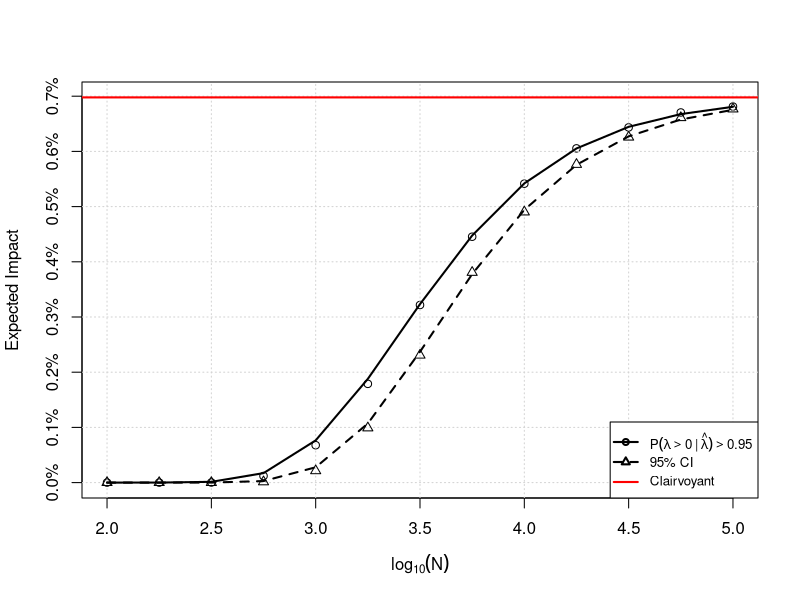
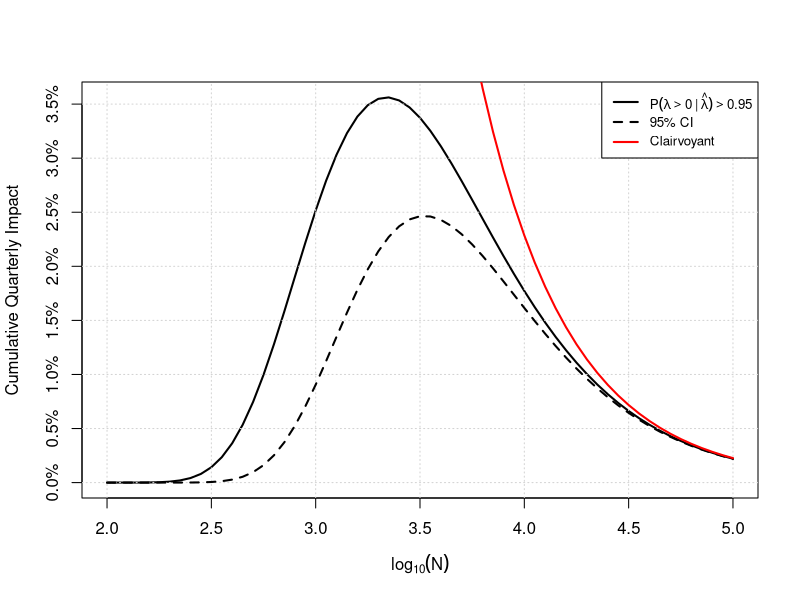
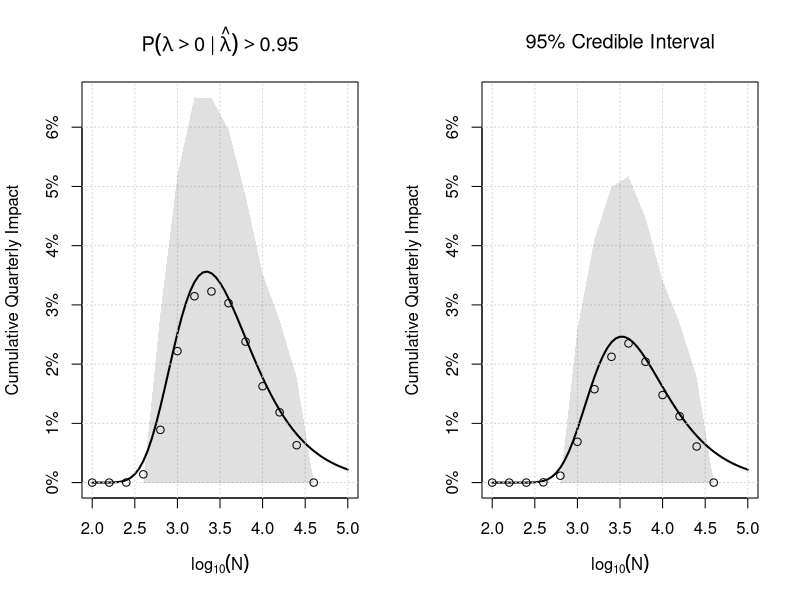

R code for these plots, in order:
## ---- chunk 1
#| include: false

# =============================================================================
# Shared helpers
# =============================================================================

# Simulate data and compute posterior for a given n and prior
sim_posterior <- function(n, prior_mean = 0, prior_sd = 0.05,
                          control_mean = 2.0, prob_treatment = 0.5, nsims = 100000) {
  sigma <- 0.5
  se_c <- sigma / sqrt(n * (1 - prob_treatment))
  se_t <- sigma / sqrt(n * prob_treatment)

  true_lift <- rnorm(nsims, prior_mean, prior_sd)
  control   <- rnorm(nsims, control_mean, se_c)
  treatment <- rnorm(nsims, control_mean * (1 + true_lift), se_t)

  estimated_lift    <- (treatment / control) - 1
  estimated_lift_se <- sqrt(se_t^2 / control^2 + se_c^2 * treatment^2 / control^4)

  V <- 1 / (1 / estimated_lift_se^2 + 1 / prior_sd^2)
  M <- V * (estimated_lift / estimated_lift_se^2 + prior_mean / prior_sd^2)
  S <- sqrt(V)

  list(true_lift = true_lift, M = M, S = S)
}

# SE of lift via delta method for g(T, C) = T/C - 1
# evaluated at (E[T], E[C]) = (control_mean * (1 + prior_mean), control_mean)
compute_se_lift <- function(n, prior_mean = 0, control_mean = 2.0, prob_treatment = 0.5, sigma = 0.5) {
  se_c <- sigma / sqrt(n * (1 - prob_treatment))
  se_t <- sigma / sqrt(n * prob_treatment)
  treatment_mean <- control_mean * (1 + prior_mean)
  sqrt(se_t^2 / control_mean^2 + se_c^2 * treatment_mean^2 / control_mean^4)
}

# Analytic expected impact given a critical hurdle lambda_crit
analytic_impact_from_crit <- function(lambda_crit, se_lift, prior_mean = 0, prior_sd = 0.05) {
  integrand <- function(delta) {
    prob_ship <- 1 - pnorm(lambda_crit, mean = delta, sd = se_lift)
    delta * prob_ship * dnorm(delta, prior_mean, prior_sd)
  }
  integrate(integrand, lower = -Inf, upper = Inf)$value
}

# Closed-form expected impact: bivariate normal truncation moment
# E[lambda * 1(lambda > S)] where lambda ~ N(prior_mean, prior_sd^2)
# and S is the threshold adjusted for measurement noise (se_lift)
closedform_impact_from_crit <- function(lambda_crit, se_lift, prior_mean = 0, prior_sd = 0.05) {
  tau <- sqrt(prior_sd^2 + se_lift^2)
  a   <- (prior_mean - lambda_crit) / tau
  prior_mean * pnorm(a) + (prior_sd^2 / tau) * dnorm(a)
}

# =============================================================================
# Decision Rule 1: Ship if P(lift > 0 | data) > cutoff
# =============================================================================

sim_decisions <- function(n = 5000, cutoff = 0.95, prior_mean = 0, prior_sd = 0.05,
                          control_mean = 2.0, prob_treatment = 0.5, nsims = 100000) {
  p <- sim_posterior(n, prior_mean, prior_sd, control_mean, prob_treatment, nsims)
  prob_positive <- pnorm(0, mean = p$M, sd = p$S, lower.tail = FALSE)
  mean(ifelse(prob_positive > cutoff, p$true_lift, 0))
}

closedform_decisions <- function(n = 5000, cutoff = 0.95, prior_mean = 0, prior_sd = 0.05,
                                  control_mean = 2.0, prob_treatment = 0.5) {
  se_lift     <- compute_se_lift(n, prior_mean, control_mean, prob_treatment)
  post_sd_inv <- sqrt(1 / prior_sd^2 + 1 / se_lift^2)
  lambda_crit <- se_lift^2 * (qnorm(cutoff) * post_sd_inv - prior_mean / prior_sd^2)
  closedform_impact_from_crit(lambda_crit, se_lift, prior_mean, prior_sd)
}

# =============================================================================
# Decision Rule 2: Ship if lower 95% credible interval > 0
# =============================================================================

sim_decisions_ci <- function(n = 5000, ci_level = 0.95, prior_mean = 0, prior_sd = 0.05,
                              control_mean = 2.0, prob_treatment = 0.5, nsims = 100000) {
  p <- sim_posterior(n, prior_mean, prior_sd, control_mean, prob_treatment, nsims)
  lower_ci <- qnorm((1 - ci_level) / 2, mean = p$M, sd = p$S)
  mean(ifelse(lower_ci > 0, p$true_lift, 0))
}

closedform_decisions_ci <- function(n = 5000, ci_level = 0.95, prior_mean = 0, prior_sd = 0.05,
                                     control_mean = 2.0, prob_treatment = 0.5) {
  se_lift     <- compute_se_lift(n, prior_mean, control_mean, prob_treatment)
  post_sd_inv <- sqrt(1 / prior_sd^2 + 1 / se_lift^2)
  lambda_crit <- se_lift^2 * (qnorm((1 + ci_level) / 2) * post_sd_inv - prior_mean / prior_sd^2)
  closedform_impact_from_crit(lambda_crit, se_lift, prior_mean, prior_sd)
}
## ---- chunk 2
#| fig-cap: "Simulated (open markers) and closed-form analytic (black lines) expected impact for all three decision rules. The red horizontal line is the Clairvoyant upper bound. Prior is $\\operatorname{Normal}(0.005, 0.01^2)$, $\\sigma = 0.5$, equal allocation."
prior_mean_opt <- 0.005
prior_sd_opt   <- 0.01

lns <- seq(2, 5, 0.25)
ns  <- 10^lns

sim_prob <- sapply(ns, \(x) sim_decisions(n = x, prior_mean = prior_mean_opt, prior_sd = prior_sd_opt))
sim_ci   <- sapply(ns, \(x) sim_decisions_ci(n = x, prior_mean = prior_mean_opt, prior_sd = prior_sd_opt))

closed_prob <- sapply(ns, \(x) closedform_decisions(n = x, prior_mean = prior_mean_opt, prior_sd = prior_sd_opt))
closed_ci   <- sapply(ns, \(x) closedform_decisions_ci(n = x, prior_mean = prior_mean_opt, prior_sd = prior_sd_opt))

clairvoyant_opt <- closedform_impact_from_crit(lambda_crit = 0, se_lift = 0,
                                                prior_mean = prior_mean_opt, prior_sd = prior_sd_opt)

ylim <- range(0, sim_prob, sim_ci, closed_prob, closed_ci, clairvoyant_opt)

plot(lns, sim_prob, type = 'p', pch = 1, col = 'black',
     xlab = expression(log[10](N)), ylab = 'Expected Impact', yaxt = 'n', ylim = ylim)
axis(2, at = axTicks(2), labels = scales::percent(axTicks(2)))
grid()
points(lns, sim_ci, pch = 2, col = 'black')
lines(lns, closed_prob, col = 'black', lwd = 2, lty = 1)
lines(lns, closed_ci,   col = 'black', lwd = 2, lty = 2)
abline(h = clairvoyant_opt, col = 'red', lwd = 2)
legend('bottomright',
       legend = c(
         expression(P(lambda > 0 ~ "|" ~ hat(lambda)) > 0.95),
         expression("95% CI"),
         "Clairvoyant"
       ),
       pch  = c(1,  2,  NA),
       lty  = c(1,  2,  1),
       col  = c('black', 'black', 'red'),
       lwd  = 2, cex = 0.8)
## ---- chunk 3
#| fig-cap: "Estimated cumulative quarterly impact as a function of experiment size, assuming 2,500 subjects per week and experiments run back to back. Larger experiments yield higher per-experiment impact but fewer experiments per quarter. Prior is $\\operatorname{Normal}(0.005, 0.01^2)$."
subjects_per_week <- 2500
weeks_per_quarter <- 13

lns <- seq(2, 5, by = 0.05)
ns  <- 10^lns

n_experiments <- weeks_per_quarter * subjects_per_week / ns

ei_prob <- sapply(ns, \(x) closedform_decisions(n = x, prior_mean = prior_mean_opt, prior_sd = prior_sd_opt))
ei_ci   <- sapply(ns, \(x) closedform_decisions_ci(n = x, prior_mean = prior_mean_opt, prior_sd = prior_sd_opt))

quarterly_impact_prob <- (1 + ei_prob) ^ n_experiments - 1
quarterly_impact_ci   <- (1 + ei_ci)   ^ n_experiments - 1

clairvoyant_quarterly <- (1 + clairvoyant_opt) ^ n_experiments - 1

ylim <- range(0, quarterly_impact_prob, quarterly_impact_ci, na.rm = TRUE)

plot(lns, quarterly_impact_prob, type = 'l', lwd = 2, lty = 1, col = 'black',
     xlab = expression(log[10](N)), ylab = 'Cumulative Quarterly Impact', yaxt = 'n', ylim = ylim)
axis(2, at = axTicks(2), labels = scales::percent(axTicks(2)))
grid()
lines(lns, quarterly_impact_ci, lwd = 2, lty = 2, col = 'black')
lines(lns, clairvoyant_quarterly, lwd = 2, lty = 1, col = 'red')
legend('topright',
       legend = c(
         expression(P(lambda > 0 ~ "|" ~ hat(lambda)) > 0.95),
         expression("95% CI"),
         "Clairvoyant"
       ),
       lty = c(1, 2, 1),
       col = c('black', 'black', 'red'),
       lwd = 2, cex = 0.8)
## ---- chunk 4
#| fig-cap: "Simulated quarterly impact distributions (shaded bands: 10th–90th percentile; open markers: mean) overlaid on the closed-form curves (lines) from the previous plot. Simulation uses 10,000 quarters per sample size on a coarser grid. At large $N$, fewer than one experiment fits in a quarter, so impact collapses to zero."

sim_quarterly <- function(n, subjects_per_week = 2500, weeks_per_quarter = 13,
                           prior_mean = prior_mean_opt, prior_sd = prior_sd_opt,
                           cutoff = 0.95, ci_level = 0.95,
                           control_mean = 2.0, sigma = 0.5, prob_treatment = 0.5,
                           nsims = 10000) {
  n_exp <- floor(weeks_per_quarter * subjects_per_week / n)
  if (n_exp == 0L) return(list(prob = rep(0, nsims), ci = rep(0, nsims)))

  se_c  <- sigma / sqrt(n * (1 - prob_treatment))
  se_t  <- sigma / sqrt(n * prob_treatment)
  total <- nsims * n_exp

  true_lift <- rnorm(total, prior_mean, prior_sd)
  control   <- rnorm(total, control_mean, se_c)
  treatment <- rnorm(total, control_mean * (1 + true_lift), se_t)

  est_lift    <- (treatment / control) - 1
  est_lift_se <- sqrt(se_t^2 / control^2 + se_c^2 * treatment^2 / control^4)

  V <- 1 / (1 / est_lift_se^2 + 1 / prior_sd^2)
  M <- V * (est_lift / est_lift_se^2 + prior_mean / prior_sd^2)
  S <- sqrt(V)

  impact_prob <- ifelse(pnorm(0, M, S, lower.tail = FALSE) > cutoff, true_lift, 0)
  impact_ci   <- ifelse(qnorm((1 - ci_level) / 2, M, S) > 0,        true_lift, 0)

  compound <- function(impacts) {
    m <- matrix(impacts, nrow = nsims, ncol = n_exp)
    apply(m, 1, \(row) prod(1 + row) - 1)
  }

  list(prob = compound(impact_prob), ci = compound(impact_ci))
}

lns_sim <- seq(2, 4.6, by = 0.2)
ns_sim  <- 10^lns_sim

sims <- lapply(ns_sim, sim_quarterly)

sim_mean_prob <- sapply(sims, \(s) mean(s$prob))
sim_mean_ci   <- sapply(sims, \(s) mean(s$ci))
sim_lo_prob   <- sapply(sims, \(s) quantile(s$prob, 0.10))
sim_hi_prob   <- sapply(sims, \(s) quantile(s$prob, 0.90))
sim_lo_ci     <- sapply(sims, \(s) quantile(s$ci,   0.10))
sim_hi_ci     <- sapply(sims, \(s) quantile(s$ci,   0.90))

rules <- list(
  list(
    label      = expression(P(lambda > 0 ~ "|" ~ hat(lambda)) > 0.95),
    closed     = quarterly_impact_prob,
    sim_mean   = sim_mean_prob,
    sim_lo     = sim_lo_prob,
    sim_hi     = sim_hi_prob
  ),
  list(
    label      = expression("95% Credible Interval"),
    closed     = quarterly_impact_ci,
    sim_mean   = sim_mean_ci,
    sim_lo     = sim_lo_ci,
    sim_hi     = sim_hi_ci
  )
)

ylim <- range(0, sim_hi_prob, sim_hi_ci, quarterly_impact_prob, quarterly_impact_ci, na.rm = TRUE)

par(mfrow = c(1, 2))
for (r in rules) {
  plot(lns, r$closed, type = 'l', lwd = 2, col = 'black',
       main = r$label,
       xlab = expression(log[10](N)), ylab = 'Cumulative Quarterly Impact',
       yaxt = 'n', ylim = ylim)
  axis(2, at = axTicks(2), labels = scales::percent(axTicks(2)))
  grid()
  polygon(c(lns_sim, rev(lns_sim)), c(r$sim_hi, rev(r$sim_lo)),
          col = adjustcolor('black', alpha.f = 0.12), border = NA)
  points(lns_sim, r$sim_mean, pch = 1, col = 'black')
}
par(mfrow = c(1, 1))
